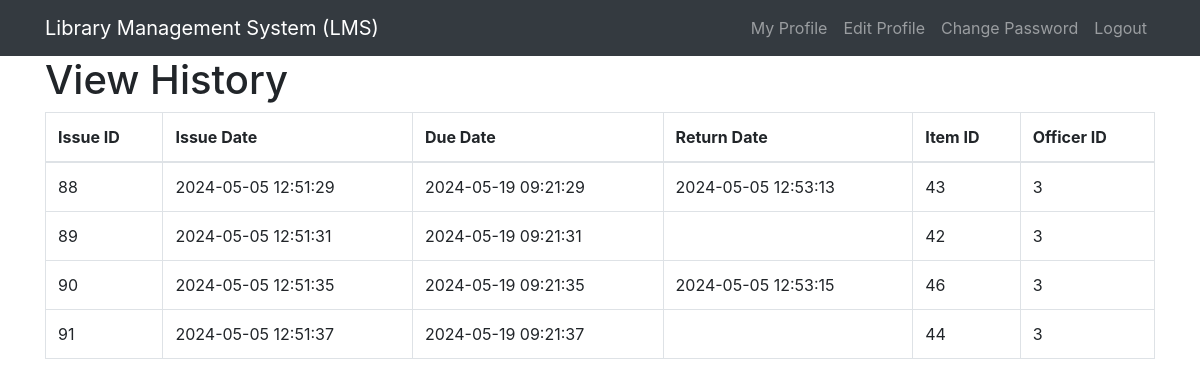
Screenshot of /Lab_ms/student/view_history.php (signed in) with the database file from the repository.
### tables this page shows
CREATE TABLE `issued` (
  `issue_id` int(11) NOT NULL,
  `issue_date` timestamp NOT NULL DEFAULT current_timestamp(),
  `due_date` timestamp NULL DEFAULT NULL,
  `return_date` timestamp NULL DEFAULT NULL,
  `item_id` int(11) DEFAULT NULL,
  `officer_id` int(11) DEFAULT NULL,
  `student_id` int(11) DEFAULT NULL
);

### Lab_ms/student/view_history.php (the view, shortened to what this page needs)
<?php
$connection = mysqli_connect("localhost", "root", "", "lab");
$query = "SELECT * FROM Issued WHERE student_id = (SELECT student_id FROM Student WHERE email = '$_SESSION[email]')";
$query_run = mysqli_query($connection, $query);
?>
<!DOCTYPE html>
<html lang="en">
<head>
    <link rel="stylesheet" href="https://stackpath.bootstrapcdn.com/bootstrap/4.5.2/css/bootstrap.min.css">
</head>
<nav class="navbar navbar-expand-lg navbar-dark bg-dark">
        <div class="container">
            <a class="navbar-brand" href="student_dashboard.php">Library Management System (LMS)</a>
            <div class="collapse navbar-collapse" id="navbarSupportedContent">
                <ul class="navbar-nav ml-auto">
                    <li class="nav-item">
                        <a class="nav-link" href="view_profile.php">My Profile</a>
                    </li>
                    <li class="nav-item">
                        <a class="nav-link" href="edit_profile.php">Edit Profile</a>
                    </li>
                    <li class="nav-item">
                        <a class="nav-link" href="change_password.php">Change Password</a>
                    </li>
                    <li class="nav-item">
                        <a class="nav-link" href="logout.php">Logout</a>
                    </li>
                </ul>
            </div>
        </div>
    </nav>
<body>
    <div class="container">
        <h1>View History</h1>
        <div class="table-responsive">
            <table class="table table-bordered">
                <thead>
                    <tr>
                        <th>Issue ID</th>
                        <th>Issue Date</th>
                        <th>Due Date</th>
                        <th>Return Date</th>
                        <th>Item ID</th>
                        <th>Officer ID</th>
                    </tr>
                </thead>
                <tbody>
                    <?php
                    if ($query_run && mysqli_num_rows($query_run) > 0) {
                        while ($row = mysqli_fetch_assoc($query_run)) {
                            echo "<tr>";
                            echo "<td>" . $row['issue_id'] . "</td>";
                            echo "<td>" . $row['issue_date'] . "</td>";
                            echo "<td>" . $row['due_date'] . "</td>";
                            echo "<td>" . $row['return_date'] . "</td>";
                            echo "<td>" . $row['item_id'] . "</td>";
                            echo "<td>" . $row['officer_id'] . "</td>";
                            echo "</tr>";
                        }
                    } else {
                        echo "<tr><td colspan='6'>No history found.</td></tr>";
                    }
                    ?>
                </tbody>
            </table>
        </div>
    </div>
</body>
</html>

### rows the page displays
issued: issue_id "88", issue_date "2024-05-05 12:51:29", due_date "2024-05-19 09:21:29", return_date "2024-05-05 12:53:13", item "43", officer "3"
issued: issue_id "89", issue_date "2024-05-05 12:51:31", due_date "2024-05-19 09:21:31", item "42", officer "3"
issued: issue_id "90", issue_date "2024-05-05 12:51:35", due_date "2024-05-19 09:21:35", return_date "2024-05-05 12:53:15", item "46", officer "3"
issued: issue_id "91", issue_date "2024-05-05 12:51:37", due_date "2024-05-19 09:21:37", item "44", officer "3"
